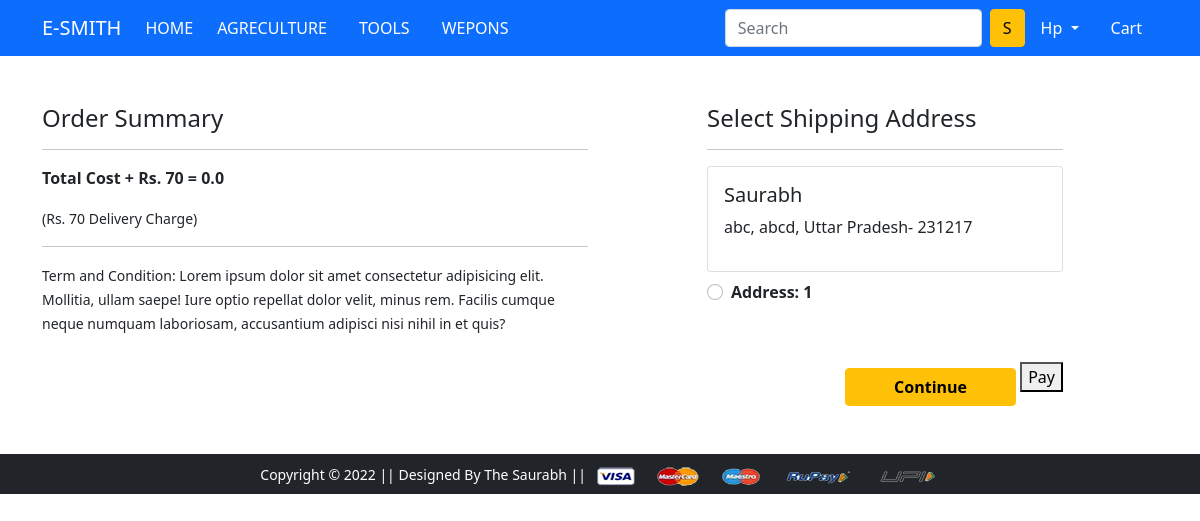
Screenshot of /checkout/ (signed in) with the database file from the repository.
### store/models/customer.py (models this page shows, shortened)
class Customer(models.Model):
    user=models.ForeignKey(User, on_delete=models.CASCADE)
    name=models.CharField(max_length=200)
    locality=models.CharField(max_length=200)
    city=models.CharField(max_length=50)
    zipcode=models.IntegerField()
    state=models.CharField(choices=STATE_CHOICES, max_length=50)

### store/views.py (the view)
# urls.py: path('checkout/', views.checkout, name='checkout'),
@login_required
def checkout(request):
	user = request.user
	add = Customer.objects.filter(user=user)
	cart_items = Cart.objects.filter(user=request.user)
	amount = 0.0
	shipping_amount = 70.0
	totalamount=0.0
	cart_product = [p for p in Cart.objects.all() if p.user == request.user]
	if cart_product:
		for p in cart_product:
			tempamount = (p.quantity * p.product.discounted_price)
			amount += tempamount
		totalamount = amount+shipping_amount
	return render(request, 'store/checkout.html', {'add':add, 'cart_items':cart_items, 'totalcost':totalamount})

### store/templates/store/checkout.html (shortened to what this page needs)
          {% extends 'store/base.html' %}
          {% load static %}
          {% block main-content %}
          <div class="container">
           <div class="row mt-5">
            <div class="col-sm-6">
              <h4>Order Summary</h4>
              <hr>
              <p class="fw-bold">Total Cost + Rs. 70  = {{totalcost}}</p>
    <small>(Rs. 70 Delivery Charge)</small> <hr>
              <small>Term and Condition: Lorem ipsum dolor sit amet consectetur adipisicing elit. Mollitia, ullam saepe! Iure optio repellat dolor velit, minus rem. Facilis cumque neque numquam laboriosam, accusantium adipisci nisi nihil in et quis?</small>
            </div>
            <div class="col-sm-4 offset-sm-1">
              <h4>Select Shipping Address</h4>
              <hr>
              <form action="/paymentdone" id="myform">
              {% for ad in add %}
                <div class="card">
                  <div class="card-body">
                  <h5>{{ad.name}}</h5>
                  <p>{{ad.locality}}, {{ad.city}}, {{ad.state}}- {{ad.zipcode}}</p>
                  </div>
                </div>
                  <div class="form-check mt-2 mb-5">
                    <input class="form-check-input" type="radio" name="custid" id="custadd{{forloop.counter}}" value="{{ad.id}}">
                    <label class="form-check-label fw-bold" for="custadd{{forloop.counter}}">
                      Address: {{ forloop.counter }} </label>
                  </div>
                {% endfor %}
                  <div class="text-end">
                    <button type="submit" class="btn btn-warning mt-3 px-5 fw-bold">Continue</button>
                    <button id="rzp-button1">Pay</button>
                  </div>
                </form>
              </div>
            </div>
          </div>
          {% endblock main-content %}

### store/templates/store/base.html (shortened to what this page needs)
<!doctype html>
{% load static %}
<html lang="en">
  <head>
    <link href="https://cdn.jsdelivr.net/npm/bootstrap@5.0.0-beta1/dist/css/bootstrap.min.css" rel="stylesheet">
    <link href="https://cdn.jsdelivr.net/npm/bootstrap@5.0.0-beta1/dist/css/bootstrap.min.css" rel="stylesheet">
    <link rel="stylesheet" href="{% static 'store/css/owl.carousel.min.css' %}">
    <link rel="stylesheet" href="{% static 'store/css/all.min.css' %}">
    <link rel="stylesheet" href="{% static 'store/css/style.css' %}">
  </head>
  <body>
    <nav class="navbar navbar-expand-lg navbar-dark bg-primary">
     <div class="container">
       <a class="navbar-brand" href="/">E-SMITH</a>
       <div class="collapse navbar-collapse" id="navbarSupportedContent">
         <ul class="navbar-nav me-auto mb-2 mb-lg-0">
           <li class="nav-item">
             <a class="nav-link active" aria-current="page" href="/">HOME</a>
           </li>
           <li class="nav-item mx-2">
            <a href="{% url 'agreculture' %}"  class="nav-link text-white">AGRECULTURE</a>
           </li>
           <li class="nav-item mx-2">
            <a href="{% url 'tools' %}"  class="nav-link text-white">TOOLS</a>
           </li>
           <li class="nav-item mx-2">
            <a href="{% url 'wepons' %}"  class="nav-link text-white">WEPONS</a>
           </li>
         </ul>
         <form class="d-flex">
           <input class="form-control me-2" type="search" placeholder="Search" aria-label="Search">
           <button class="btn btn-warning" type="submit">S</button>
         </form>
         <div>
          <ul class="navbar-nav me-auto mb-2 mb-lg-0">
          {% if request.user.is_authenticated %}
           <li class="nav-item dropdown mx-2">
              <a class="nav-link dropdown-toggle text-white" href="#" id="profileDropdown" role="button" data-bs-toggle="dropdown" aria-expanded="false">
                {{request.user.username|capfirst}}
              </a>
            </li>
            <li class="nav-item mx-2">
              <a href="{% url 'showcart' %}" class="nav-link text-white"> Cart </a>
            </li>
            {% endif %}
          </ul>
         </div>
       </div>
     </div>
    </nav>
    {% block main-content %} {% endblock main-content %}
    <footer class="container-fluid bg-dark text-center p-2 mt-5">
        <small class="text-white">Copyright &copy; 2022 || Designed By The Saurabh || </small>
        <img src="{% static 'store/images/payment.png' %}" alt="" srcset="" class="img-fluid" height="2px">
    </footer>
  </body>
</html>

### rows the page displays
Customer: name "Saurabh", locality "abc", city "abcd", state "Uttar Pradesh", zipcode "231217"

### other values shown
{{ request.user.username|capfirst }} "Hp"
{{ totalcost }} "0.0"
